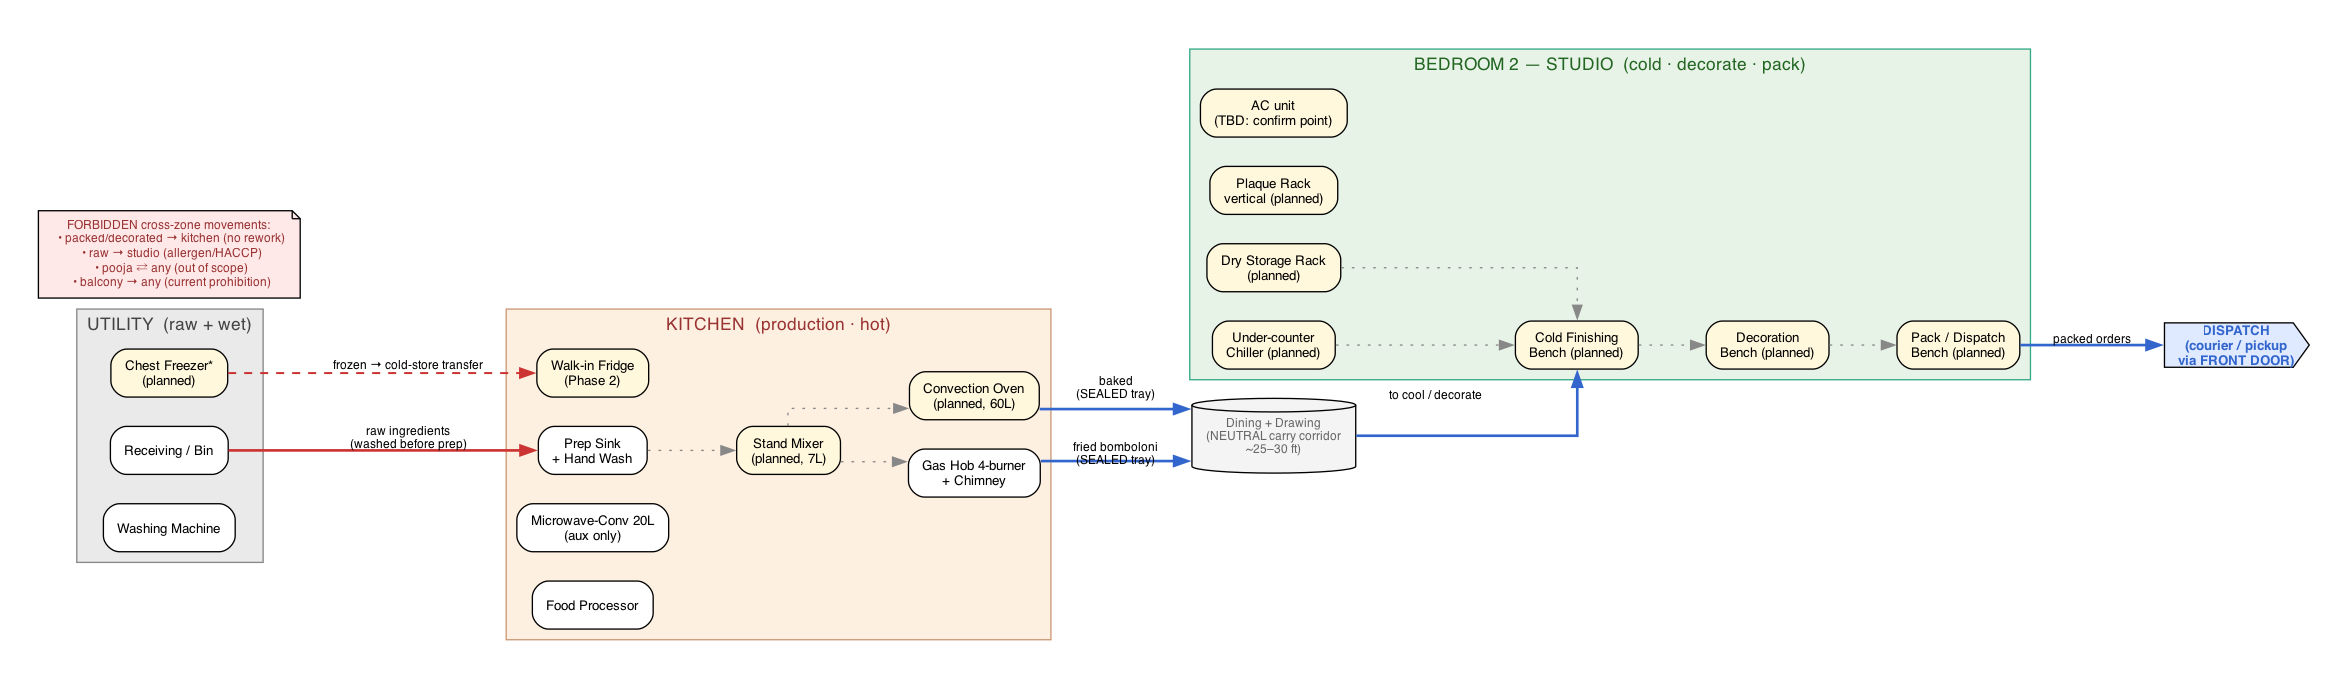

This figure's Python source:
"""
Room-equipment topology. No scale — only "what's where, what crosses what."
Cross-zone edges are the contract surface between bounded contexts (rooms).
"""
from graphviz import Digraph

g = Digraph(
    "facility",
    format='svg',
    graph_attr={
        'rankdir': 'LR',
        'splines': 'ortho',
        'fontname': 'Helvetica',
        'fontsize': '11',
        'pad': '0.4',
        'nodesep': '0.3',
        'ranksep': '0.7',
    },
    node_attr={
        'shape': 'box',
        'style': 'rounded,filled',
        'fontname': 'Helvetica',
        'fontsize': '10',
        'margin': '0.15,0.08',
    },
    edge_attr={'fontname': 'Helvetica', 'fontsize': '9'},
)

# KITCHEN (production)
with g.subgraph(name='cluster_kitchen') as k:
    k.attr(label='KITCHEN  (production · hot)',
           style='filled', fillcolor='#fef0e0', color='#c97',
           fontname='Helvetica', fontsize='13', fontcolor='#933')
    k.node('oven',     'Convection Oven\n(planned, 60L)',  fillcolor='#fff8dc')
    k.node('hob',      'Gas Hob 4-burner\n+ Chimney',       fillcolor='#fff')
    k.node('mixer',    'Stand Mixer\n(planned, 7L)',        fillcolor='#fff8dc')
    k.node('proc',     'Food Processor',                    fillcolor='#fff')
    k.node('mwc',      'Microwave-Conv 20L\n(aux only)',    fillcolor='#fff')
    k.node('sink',     'Prep Sink\n+ Hand Wash',            fillcolor='#fff')
    k.node('fridge',   'Walk-in Fridge\n(Phase 2)',         fillcolor='#fff8dc')

# UTILITY (raw + wet)
with g.subgraph(name='cluster_utility') as u:
    u.attr(label='UTILITY  (raw + wet)',
           style='filled', fillcolor='#eaeaea', color='#888',
           fontname='Helvetica', fontsize='13', fontcolor='#444')
    u.node('washer',   'Washing Machine',                   fillcolor='#fff')
    u.node('freezer',  'Chest Freezer*\n(planned)',         fillcolor='#fff8dc')
    u.node('receive',  'Receiving / Bin',                   fillcolor='#fff')

# STUDIO (cold + decorate + pack + storage)
with g.subgraph(name='cluster_studio') as s:
    s.attr(label='BEDROOM 2 — STUDIO  (cold · decorate · pack)',
           style='filled', fillcolor='#e8f3e8', color='#3a8',
           fontname='Helvetica', fontsize='13', fontcolor='#262')
    s.node('coldbench', 'Cold Finishing\nBench (planned)',  fillcolor='#fff8dc')
    s.node('decobench', 'Decoration\nBench (planned)',      fillcolor='#fff8dc')
    s.node('uchiller',  'Under-counter\nChiller (planned)', fillcolor='#fff8dc')
    s.node('drystore',  'Dry Storage Rack\n(planned)',      fillcolor='#fff8dc')
    s.node('plaque',    'Plaque Rack\nvertical (planned)',  fillcolor='#fff8dc')
    s.node('packbench', 'Pack / Dispatch\nBench (planned)', fillcolor='#fff8dc')
    s.node('ac',        'AC unit\n(TBD: confirm point)',    fillcolor='#fff8dc')

# CORRIDOR (carry path — explicit as a single node so cross-zone is visible)
g.node('corridor',
       'Dining + Drawing\n(NEUTRAL carry corridor\n~25–30 ft)',
       shape='cylinder', fillcolor='#f4f4f4', style='filled',
       fontcolor='#666', fontsize='9')

# Intra-cluster wiring (mise-en-place adjacency)
g.edge('sink',  'mixer', style='dotted', color='#888')
g.edge('mixer', 'oven',  style='dotted', color='#888')
g.edge('mixer', 'hob',   style='dotted', color='#888')

g.edge('coldbench', 'decobench', style='dotted', color='#888')
g.edge('uchiller',  'coldbench', style='dotted', color='#888')
g.edge('decobench', 'packbench', style='dotted', color='#888')
g.edge('drystore',  'coldbench', style='dotted', color='#888')

# Cross-zone edges — these are the allowed contract surfaces.
# Anything not drawn here is forbidden.

# UTILITY → KITCHEN: raw ingredients enter wash zone
g.edge('receive', 'sink',
       label='raw ingredients\n(washed before prep)',
       color='#c33', penwidth='2.0')
g.edge('freezer', 'fridge',
       label='frozen → cold-store transfer',
       color='#c33', penwidth='1.5', style='dashed')

# KITCHEN → CORRIDOR: only baked/cooked output, sealed
g.edge('oven', 'corridor',
       label='baked\n(SEALED tray)',
       color='#36c', penwidth='2.0')
g.edge('hob',  'corridor',
       label='fried bomboloni\n(SEALED tray)',
       color='#36c', penwidth='2.0')

# CORRIDOR → STUDIO: receive cooled output
g.edge('corridor', 'coldbench',
       label='to cool / decorate',
       color='#36c', penwidth='2.0')

# STUDIO outbound: dispatch
g.node('dispatch_node', 'DISPATCH\n(courier / pickup\nvia FRONT DOOR)',
       shape='cds', fillcolor='#dfe9ff', style='filled', fontcolor='#36c',
       fontname='Helvetica-Bold')
g.edge('packbench', 'dispatch_node',
       label='packed orders',
       color='#36c', penwidth='2.0')

# Explicit NEGATIVE annotation — forbidden cross-zone edges
g.node('forbidden',
       'FORBIDDEN cross-zone movements:\n'
       '  • packed/decorated → kitchen (no rework)\n'
       '  • raw → studio (allergen/HACCP)\n'
       '  • pooja ⇄ any (out of scope)\n'
       '  • balcony → any (current prohibition)',
       shape='note', fillcolor='#ffe8e8', style='filled',
       fontcolor='#933', fontsize='9')

g.render(
    '/Users/vikas/Downloads/Swetha/AMomentWithACake/Photos/diagrams/topology',
    cleanup=True,
)
# Also render PNG for inline viewing
g.format = 'png'
g.render(
    '/Users/vikas/Downloads/Swetha/AMomentWithACake/Photos/diagrams/topology',
    cleanup=True,
)
print("rendered: topology.svg, topology.png")
